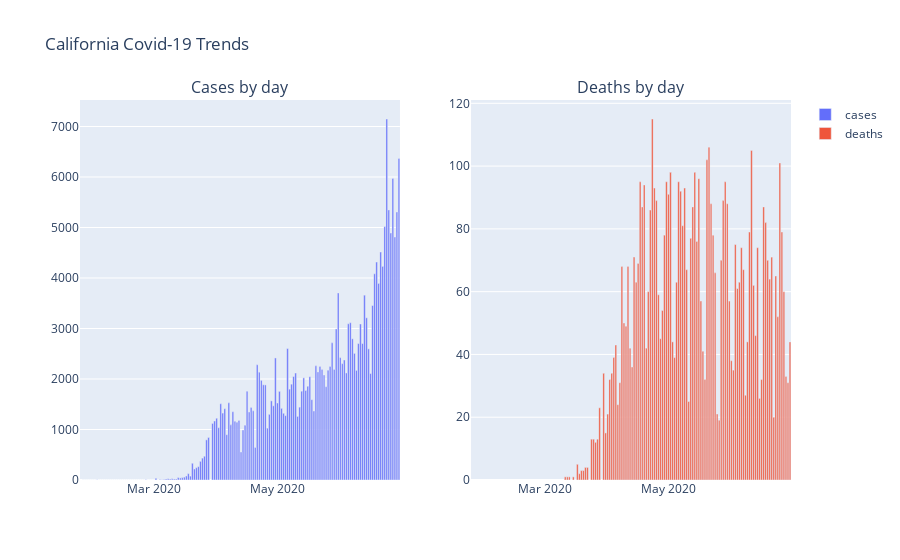

Here is the notebook cell this chart was saved with:
### Markdown cell above
And now for subplots:

### Code cell
# define the subplots
fig = make_subplots(
            rows=1, 
            cols=2,
            subplot_titles=('Cases by day', 'Deaths by day'))

# add the first "trace"
fig.add_trace(
    go.Bar(x=latimes.date,
           y=latimes.new_cases,
           name='cases'),
    row=1, col=1
)

# add the second
fig.add_trace(
    go.Bar(x=latimes.date,
           y=latimes.new_deaths,
           name='deaths'),
    row=1, col=2
)

# define the layout for the whole figure
fig.update_layout(height=400, title_text="California Covid-19 Trends")

fig.show()

### Figure 1 — Plotly figure (JSON) as saved in the notebook; plotly's stock layout.template omitted (floating-point values rounded to 4 significant figures; data arrays with more than 128 entries replaced by an {"elided": "..."} marker saying what was removed)
{"data": [{"name": "cases", "type": "bar", "x": {"elided": "157 str values"}, "xaxis": "x", "y": {"elided": "157 int values"}, "yaxis": "y"}, {"name": "deaths", "type": "bar", "x": {"elided": "157 str values"}, "xaxis": "x2", "y": {"elided": "157 int values"}, "yaxis": "y2"}], "layout": {"annotations": [{"font": {"size": 16}, "showarrow": false, "text": "Cases by day", "x": 0.225, "xanchor": "center", "xref": "paper", "y": 1, "yanchor": "bottom", "yref": "paper"}, {"font": {"size": 16}, "showarrow": false, "text": "Deaths by day", "x": 0.775, "xanchor": "center", "xref": "paper", "y": 1, "yanchor": "bottom", "yref": "paper"}], "autosize": true, "title": {"text": "California Covid-19 Trends"}, "xaxis": {"anchor": "y", "autorange": true, "domain": [0, 0.45], "range": ["2020-01-24 12:00", "2020-06-30 12:00"], "type": "date"}, "xaxis2": {"anchor": "y2", "autorange": true, "domain": [0.55, 1], "range": ["2020-01-24 12:00", "2020-06-30 12:00"], "type": "date"}, "yaxis": {"anchor": "x", "autorange": true, "domain": [0, 1], "range": [0, 7525.0], "type": "linear"}, "yaxis2": {"anchor": "x2", "autorange": true, "domain": [0, 1], "range": [0, 121.1], "type": "linear"}}}
